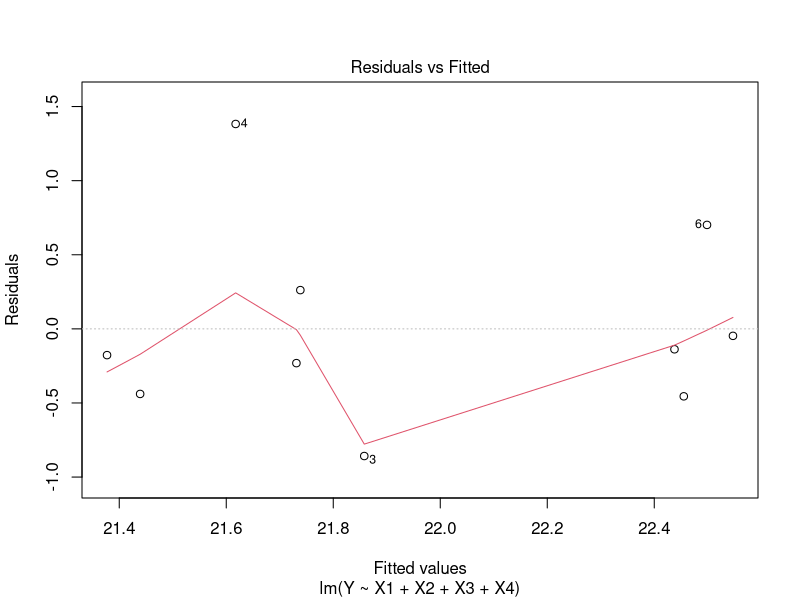
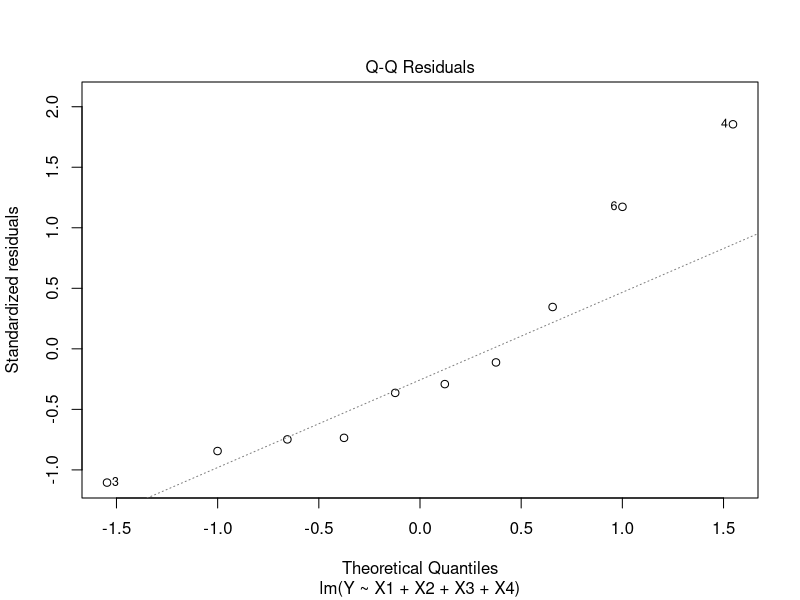
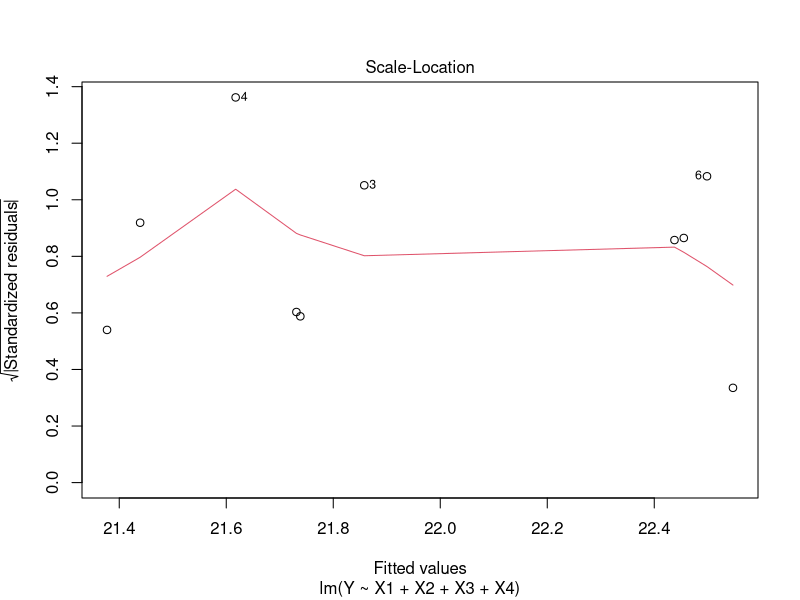
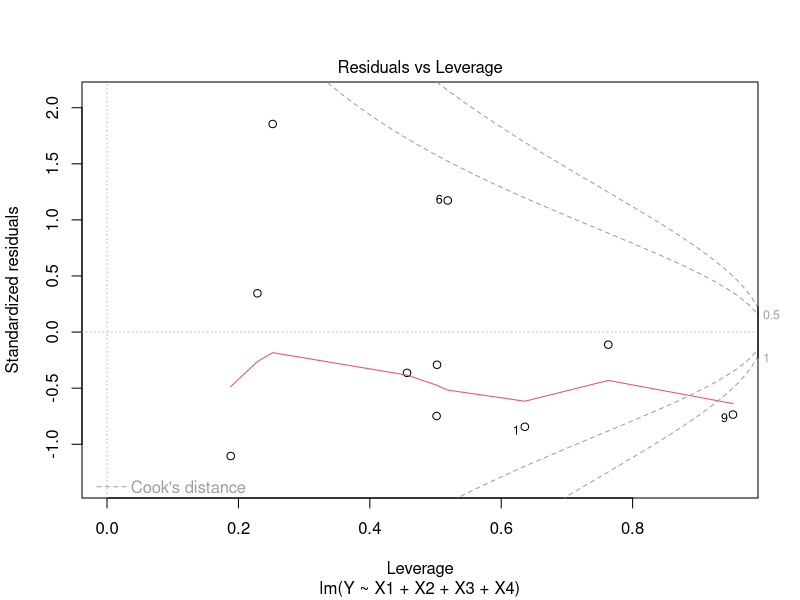
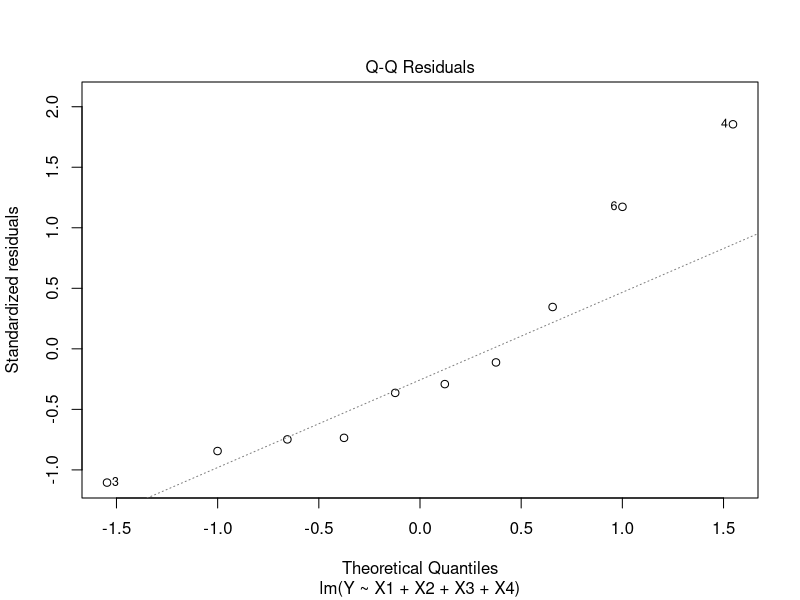

These figures' R source, in order: (Note: this script raises an error after producing the figures.)
# [16-09-2026]
## Example-2:
Y=c(21.0,22.0,21.0,23.0,21.2,23.2,21.5,22.0,22.3,22.5)
X1=c(2.3,2.5,2.6,2.5,2.4,2.1,2.0,2.2,2.3,2.9)
X2=c(3.1,3.2,3.3,3.4,3.5,3.6,3.8,3.9,3.2,3.3)
X3=c(4.1,4.2,4.3,4.4,4.5,4.6,4.6,4.8,4.9,4.2)
X4=c(5,6,7,8,9,1,5,4,2,6)

## (a)
mlr=lm(Y~X1+X2+X3+X4)
summary(mlr)

## (b)
plot(mlr)

## (c)
plot(mlr,2)
Residuals = resid(mlr)
shapiro.test(Residuals)


## Example-3:
#install.packages("datarium")
data("marketing", package = "datarium")
head(marketing, 4) #Displays first 4 values in the data
tail(marketing) #Displays last 6 values in the data
View(marketing) #Displays the total data

model = lm(sales ~ youtube + facebook + newspaper, data = marketing)
summary(model)

## (a)
plot(model)

## (b)
plot(model,2)
Residuals = resid(model)
shapiro.test(Residuals)
